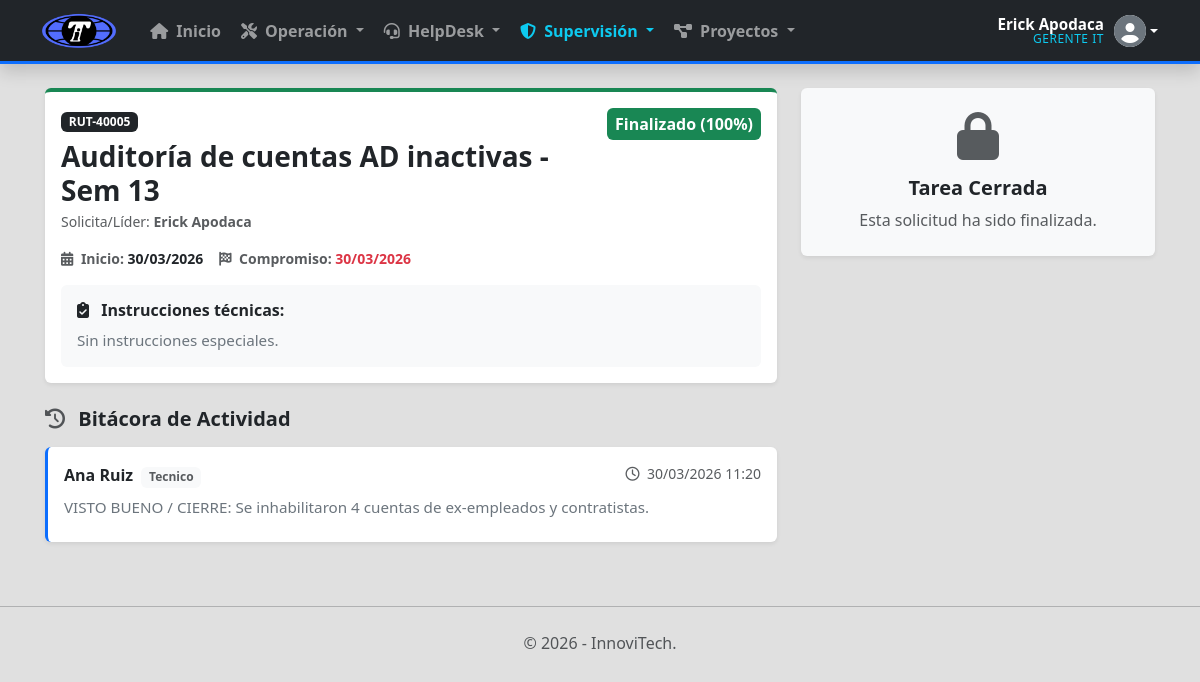
/TaskManager/task_details.php?id=5529a00b-3781-11f1-af20-8c881b477a7f (signed in), run on the app's committed database.
### tables this page shows
CREATE TABLE `activities` (
  `Id` char(36) NOT NULL,
  `Folio` varchar(20) NOT NULL,
  `StageId` char(36) DEFAULT NULL,
  `DependsOnActivityId` varchar(36) DEFAULT NULL,
  `TemplateId` char(36) DEFAULT NULL,
  `RequesterId` char(36) NOT NULL,
  `RequesterDepartmentId` char(36) NOT NULL,
  `PrimaryDepartmentId` char(36) NOT NULL,
  `ResponsibleId` char(36) DEFAULT NULL,
  `Name` varchar(200) NOT NULL,
  `SpecificActionPlan` text DEFAULT NULL,
  `StatusId` int(11) NOT NULL,
  `ProgressPercentage` int(11) DEFAULT 0,
  `PriorityId` int(11) NOT NULL,
  `TaskTypeId` int(11) DEFAULT NULL,
  `ProjectId` varchar(36) DEFAULT NULL,
  `StartDate` datetime DEFAULT NULL,
  `CommitmentDate` datetime DEFAULT NULL,
  `CompletedDate` datetime DEFAULT NULL,
  `RowVersion` datetime DEFAULT current_timestamp() ON UPDATE current_timestamp(),
  `IsDeleted` tinyint(1) NOT NULL DEFAULT 0,
  `DeletedAt` datetime DEFAULT NULL,
  `DeletedBy` char(36) DEFAULT NULL,
  PRIMARY KEY (`Id`),
  UNIQUE KEY `Folio` (`Folio`),
  KEY `FK_Activities_Requester` (`RequesterId`),
  KEY `FK_Activities_ReqDept` (`RequesterDepartmentId`),
  KEY `FK_Activities_Departments` (`PrimaryDepartmentId`),
  KEY `FK_Activities_Users` (`ResponsibleId`),
  KEY `FK_Activities_Templates` (`TemplateId`),
  KEY `FK_Activities_Statuses` (`StatusId`),
  KEY `FK_Activities_Priorities` (`PriorityId`),
  KEY `FK_Act_Stage` (`StageId`),
  KEY `FK_Act_Project` (`ProjectId`),
  KEY `FK_Act_Depends` (`DependsOnActivityId`),
  CONSTRAINT `FK_Act_Depends` FOREIGN KEY (`DependsOnActivityId`) REFERENCES `activities` (`Id`),
  CONSTRAINT `FK_Act_Project` FOREIGN KEY (`ProjectId`) REFERENCES `projects` (`Id`),
  CONSTRAINT `FK_Act_Stage` FOREIGN KEY (`StageId`) REFERENCES `projectstages` (`Id`),
  CONSTRAINT `FK_Activities_Departments` FOREIGN KEY (`PrimaryDepartmentId`) REFERENCES `departments` (`Id`),
  CONSTRAINT `FK_Activities_Priorities` FOREIGN KEY (`PriorityId`) REFERENCES `priorities` (`Id`),
  CONSTRAINT `FK_Activities_ReqDept` FOREIGN KEY (`RequesterDepartmentId`) REFERENCES `departments` (`Id`),
  CONSTRAINT `FK_Activities_Requester` FOREIGN KEY (`RequesterId`) REFERENCES `users` (`Id`),
  CONSTRAINT `FK_Activities_Statuses` FOREIGN KEY (`StatusId`) REFERENCES `statuses` (`Id`),
  CONSTRAINT `FK_Activities_Templates` FOREIGN KEY (`TemplateId`) REFERENCES `activitytemplates` (`Id`),
  CONSTRAINT `FK_Activities_Users` FOREIGN KEY (`ResponsibleId`) REFERENCES `users` (`Id`)
);

CREATE TABLE `users` (
  `Id` char(36) NOT NULL,
  `DepartmentId` char(36) NOT NULL,
  `ShiftId` varchar(36) DEFAULT NULL,
  `RoleId` int(11) NOT NULL,
  `SupervisorId` char(36) DEFAULT NULL,
  `JobTitle` varchar(100) NOT NULL,
  `FullName` varchar(150) NOT NULL,
  `Email` varchar(150) NOT NULL,
  `PasswordHash` varchar(255) NOT NULL,
  `IsActive` tinyint(1) NOT NULL DEFAULT 1,
  PRIMARY KEY (`Id`),
  UNIQUE KEY `Email` (`Email`),
  KEY `FK_Users_Departments` (`DepartmentId`),
  KEY `FK_Users_Roles` (`RoleId`),
  KEY `FK_User_Supervisor` (`SupervisorId`),
  CONSTRAINT `FK_User_Supervisor` FOREIGN KEY (`SupervisorId`) REFERENCES `users` (`Id`),
  CONSTRAINT `FK_Users_Departments` FOREIGN KEY (`DepartmentId`) REFERENCES `departments` (`Id`),
  CONSTRAINT `FK_Users_Roles` FOREIGN KEY (`RoleId`) REFERENCES `roles` (`Id`),
  CONSTRAINT `FK_Users_Supervisor` FOREIGN KEY (`SupervisorId`) REFERENCES `users` (`Id`)
);

CREATE TABLE `statuses` (
  `Id` int(11) NOT NULL AUTO_INCREMENT,
  `Name` varchar(50) NOT NULL,
  PRIMARY KEY (`Id`),
  UNIQUE KEY `Name` (`Name`)
);

CREATE TABLE `activitycomments` (
  `Id` char(36) NOT NULL,
  `ActivityId` char(36) NOT NULL,
  `UserId` char(36) NOT NULL,
  `CommentText` text NOT NULL,
  `ImagePath` varchar(255) DEFAULT NULL,
  `CreatedAt` datetime NOT NULL DEFAULT current_timestamp(),
  PRIMARY KEY (`Id`),
  KEY `FK_Comments_Activities` (`ActivityId`),
  KEY `FK_Comments_Users` (`UserId`),
  CONSTRAINT `FK_Comments_Activities` FOREIGN KEY (`ActivityId`) REFERENCES `activities` (`Id`),
  CONSTRAINT `FK_Comments_Users` FOREIGN KEY (`UserId`) REFERENCES `users` (`Id`)
);

CREATE TABLE `roles` (
  `Id` int(11) NOT NULL AUTO_INCREMENT,
  `Name` varchar(50) NOT NULL,
  `Permissions` text DEFAULT NULL,
  PRIMARY KEY (`Id`),
  UNIQUE KEY `Name` (`Name`)
);

### TaskManager/task_details.php (the view, shortened to what this page needs)
<?php
require_once 'conexion.php';
$taskId = $_GET['id'] ?? '';
$roleName = $_SESSION['RoleName'];
$sql = "SELECT a.*, p.Name as Prioridad, s.Name as Estado, d.Name as DeptoOrigen, u.FullName as Solicitante,
               t.FullName as Tecnico,
               dep.Folio as DepFolio, dep.Name as DepName, dep.ProgressPercentage as DepProgress,
               dep.StatusId as DepStatusId, dt.FullName as DepTechName
        FROM Activities a
        JOIN Priorities p ON a.PriorityId = p.Id
        JOIN Statuses s ON a.StatusId = s.Id
        LEFT JOIN Departments d ON a.RequesterDepartmentId = d.Id
        LEFT JOIN Users u ON a.RequesterId = u.Id
        LEFT JOIN Users t ON a.ResponsibleId = t.Id
        LEFT JOIN Activities dep ON a.DependsOnActivityId = dep.Id
        LEFT JOIN Users dt ON dep.ResponsibleId = dt.Id
        WHERE a.Id = ?";
$stmt = $pdo->prepare($sql);
$stmt->execute([$taskId]);
$task = $stmt->fetch();
$comments = $pdo->prepare("SELECT c.*, u.FullName, r.Name as RoleName FROM ActivityComments c LEFT JOIN Users u ON c.UserId = u.Id LEFT JOIN Roles r ON u.RoleId = r.Id WHERE c.ActivityId = ? ORDER BY c.CreatedAt DESC");
$comments->execute([$taskId]);
$historial = $comments->fetchAll();
$badgeClass = 'bg-secondary';
if ($task['Estado'] == 'Finalizado') $badgeClass = 'bg-success';
require 'layout.php';
?>
<div class="row mt-4 mb-5">
    <div class="col-md-8">
        <div class="card shadow-sm border-0 mb-4 border-top border-4 <?= $task['Estado'] == 'Finalizado' ? 'border-success' : 'border-primary' ?>">
            <div class="card-body">
                <div class="d-flex justify-content-between align-items-start mb-3">
                    <div>
                        <span class="badge bg-dark mb-2"><?= $task['Folio'] ?></span>
                        <h3 class="fw-bold mb-1"><?= htmlspecialchars($task['Name']) ?></h3>
                        <p class="text-muted small mb-0">
                            Solicita/Líder: <b><?= htmlspecialchars($task['Solicitante'] ?? 'Sistema (Rutina)') ?></b>
                        </p>
                    </div>
                    <div class="text-end">
                        <span class="badge <?= $badgeClass ?> p-2 fs-6 mb-1"><?= $task['Estado'] ?> (<?= $task['ProgressPercentage'] ?>%)</span>
                    </div>
                </div>
                <div class="d-flex gap-3 mb-3 small fw-bold">
                    <?php if($task['StartDate']): ?>
                        <span class="text-muted"><i class="fas fa-calendar-alt me-1"></i> Inicio: <span class="text-dark"><?= date('d/m/Y', strtotime($task['StartDate'])) ?></span></span>
                    <?php endif; ?>
                    <?php if($task['CommitmentDate']): ?>
                        <span class="text-muted"><i class="fas fa-flag-checkered me-1"></i> Compromiso: <span class="text-danger"><?= date('d/m/Y', strtotime($task['CommitmentDate'])) ?></span></span>
                    <?php endif; ?>
                </div>
                <div class="bg-light p-3 rounded mb-0">
                    <h6 class="fw-bold text-dark"><i class="fas fa-clipboard-check me-2"></i> Instrucciones técnicas:</h6>
                    <p class="text-secondary mb-0" style="font-size: 0.95rem;"><?= nl2br(htmlspecialchars($task['SpecificActionPlan'] ?? 'Sin instrucciones especiales.')) ?></p>
                </div>
            </div>
        </div>
        <h5 class="fw-bold mb-3"><i class="fas fa-history me-2 text-muted"></i> Bitácora de Actividad</h5>
        <div class="timeline-container">
            <?php foreach($historial as $c): ?>
                <div class="card mb-3 border-0 shadow-sm border-start border-3 <?= strpos($c['CommentText'], 'PASO DE ESTAFETA') !== false ? 'border-secondary' : ($c['RoleName'] == 'Administrativo' ? 'border-warning' : 'border-primary') ?>">
                    <div class="card-body p-3">
                        <div class="d-flex justify-content-between mb-2">
                            <div>
                                <span class="fw-bold text-dark"><?= htmlspecialchars($c['FullName'] ?? 'Sistema Automático') ?></span>
                                <span class="badge bg-light text-muted ms-1"><?= $c['RoleName'] ?? 'Bot' ?></span>
                            </div>
                            <small class="text-muted"><i class="far fa-clock me-1"></i> <?= date('d/m/Y H:i', strtotime($c['CreatedAt'])) ?></small>
                        </div>
                        <p class="mb-2 text-secondary" style="font-size: 0.95rem;"><?= nl2br(htmlspecialchars($c['CommentText'])) ?></p>
                    </div>
                </div>
            <?php endforeach; ?>
        </div>
    </div>
    <div class="col-md-4">
        <?php if ($task['StatusId'] == 4 && $roleName === 'Administrativo'): ?>
            <div class="card shadow-sm border-0 border-info mb-4">
                <div class="card-header bg-info text-white fw-bold">
                    <i class="fas fa-search-dollar me-2"></i> Acción Requerida
                </div>
                <div class="card-body text-center p-4">
                    <h5 class="fw-bold">El técnico reportó 100%</h5>
                    <p class="text-muted small">Revisa la evidencia. Si el trabajo está completado, cierra el ticket.</p>
                    <form method="POST">
                        <button type="submit" name="approve_task" class="btn btn-success fw-bold w-100 mb-2">
                            <i class="fas fa-check-double me-2"></i> Aprobar y Finalizar
                        </button>
                    </form>
                </div>
            </div>
        <?php elseif ($task['StatusId'] == 5 || $task['StatusId'] == 6): ?>
            <div class="card shadow-sm border-0 bg-light mb-4 text-center p-4">
                <i class="fas fa-lock fa-3x text-muted mb-3"></i>
                <h5 class="fw-bold text-dark">Tarea Cerrada</h5>
                <p class="text-muted mb-0">Esta solicitud ha sido finalizada.</p>
            </div>
        <?php endif; ?>
    </div>
</div>
<?php require 'footer.php'; ?>

### TaskManager/layout.php (style rules this page uses)
body { background-color: #E0E0E0 !important; }

### data on the page
activities: Folio "RUT-40005", Name "Auditoría de cuentas AD inactivas - Sem 13", RequesterId.FullName "Erick Apodaca", StatusId.Name "Finalizado", ProgressPercentage "100", StartDate "30/03/2026", CommitmentDate "30/03/2026", SpecificActionPlan "Sin instrucciones especiales."
activitycomments: UserId.FullName "Ana Ruiz", roles.Name "Tecnico", CreatedAt "30/03/2026 11:20", CommentText "VISTO BUENO / CIERRE: Se inhabilitaron 4 cuentas de ex-empleados y contratistas."

### other printed values
$_SESSION['FullName'] "Erick Apodaca"
$_SESSION['JobTitle'] "GERENTE IT"
